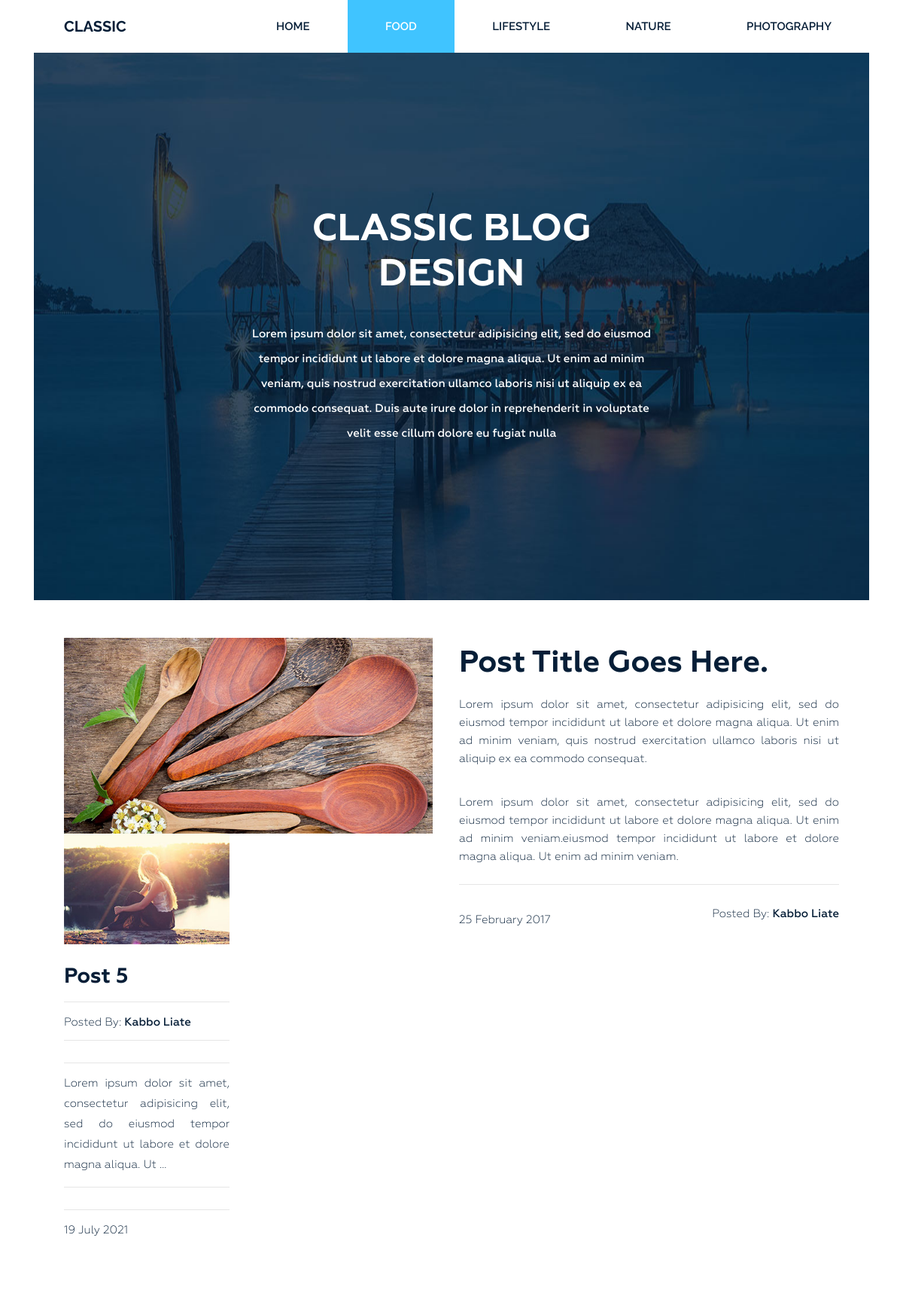
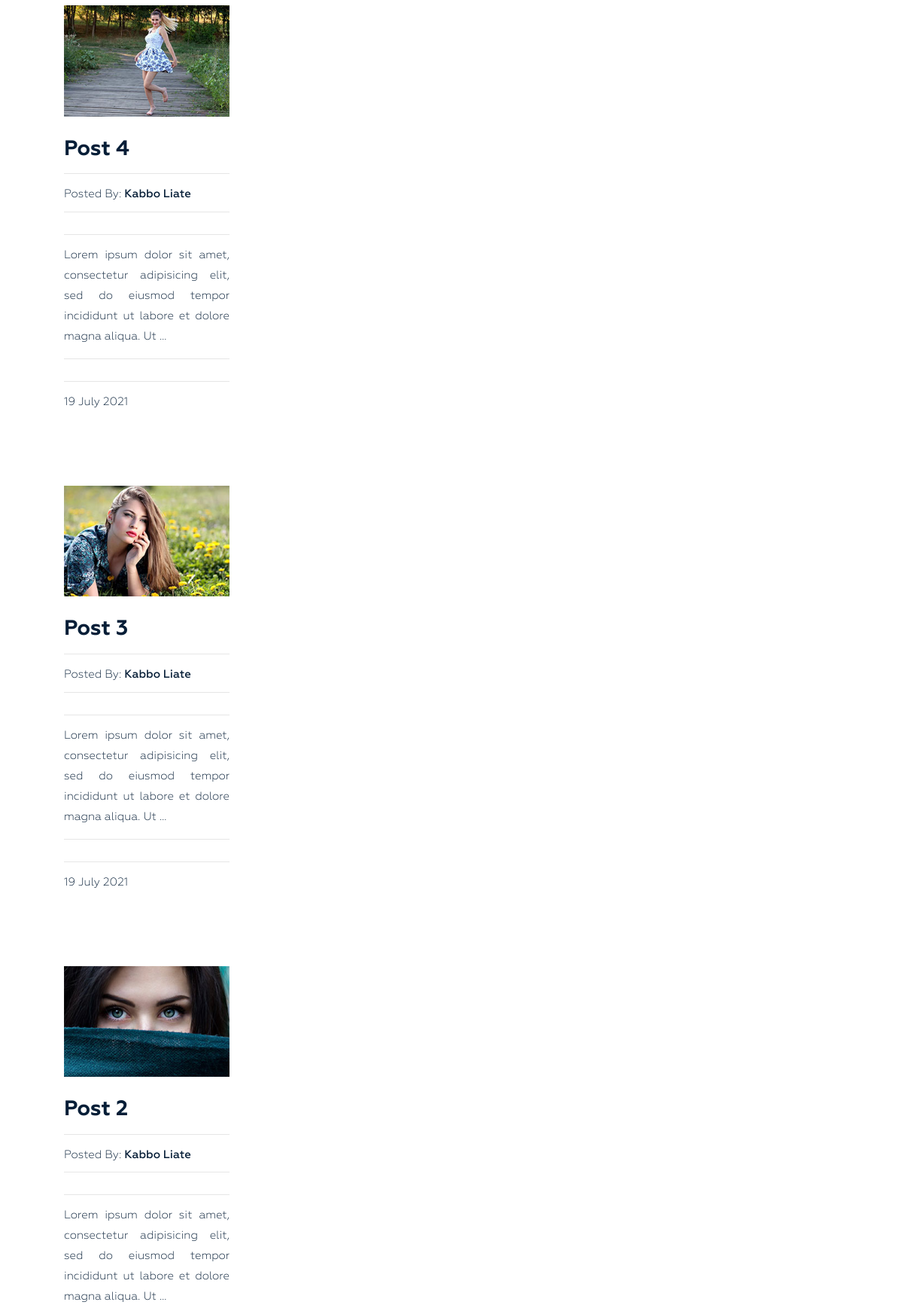
The app's page /category/food/ (upper part) with its own data (2 pictures, top to bottom).
### blog/models.py (models this page shows, shortened)
class Category(models.Model):
    title = models.CharField(max_length=50)
    slug = models.SlugField(max_length=50, unique=True)
    def __str__(self):
        return self.title
    def get_absolute_url(self):
        return reverse("category", kwargs={"slug": self.slug})
    class Meta:
        ordering = ['title']
        verbose_name_plural = 'Categories'

class Post(models.Model):
    title = models.CharField(max_length=255)
    slug = models.SlugField(max_length=255, unique=True)
    author = models.CharField(max_length=100)
    content = models.TextField(blank=True)
    created_at = models.DateTimeField(auto_now_add=True)
    photo = models.ImageField(upload_to='photos/%Y/%m/%d/', blank=True)
    views = models.IntegerField(default=0)
    category = models.ForeignKey(Category, on_delete=models.PROTECT, related_name='posts')
    tags = models.ManyToManyField(Tag, blank=True, related_name='posts')
    class Meta:
        ordering = ['-created_at']
    def get_absolute_url(self):
        return reverse("post", kwargs={"slug": self.slug})

### blog/views.py (the view)
# urls.py: path('category/<str:slug>/', PostsByCategory.as_view(), name='category'),
class PostsByCategory(ListView):
    template_name= 'blog/category.html'
    context_object_name = 'posts'
    paginate_by = 4
    allow_empty = False
    def get_queryset(self):
        return Post.objects.filter(category__slug=self.kwargs['slug'])
    def get_context_data(self, **kwargs):
        context = super().get_context_data(**kwargs)
        context['title'] = Category.objects.get(slug=self.kwargs['slug'])
        return context

### blog/templatetags/menu.py (called while the page is built)
@register.inclusion_tag('blog/menu_tpl.html')
def show_menu(menu_class='menu'):
    categories = Category.objects.all()
    return {"categories": categories, "menu_class": menu_class}

### blog/templates/blog/category.html (shortened to what this page needs)
{% extends 'base.html' %}
{% load static %}
{% block content %}
<section class="bg-text-area">
    <div class="container">
        <div class="row">
            <div class="col-md-12">
                <div class="bg-text">
                    <h3>Classic BLOG Design</h3>
                    <p>Lorem ipsum dolor sit amet, consectetur adipisicing elit, sed do eiusmod tempor incididunt ut
                        labore et dolore magna aliqua. Ut enim ad minim veniam, quis nostrud exercitation ullamco
                        laboris nisi ut aliquip ex ea commodo consequat. Duis aute irure dolor in reprehenderit in
                        voluptate velit esse cillum dolore eu fugiat nulla </p>
                </div>
            </div>
        </div>
    </div>
</section>
<section class="blog-post-area">
    <div class="container">
        <div class="row">
            <div class="blog-post-area-style">
                <div class="col-md-12">
                    <div class="single-post-big">
                        <div class="big-image">
                            <img src="{% static 'img/post-image1.jpg' %}" alt="">
                        </div>
                        <div class="big-text">
                            <h3><a href="#">Post Title Goes Here.</a></h3>
                            <p>Lorem ipsum dolor sit amet, consectetur adipisicing elit, sed do eiusmod tempor
                                incididunt ut labore et dolore magna aliqua. Ut enim ad minim veniam, quis nostrud
                                exercitation ullamco laboris nisi ut aliquip ex ea commodo consequat.</p>
                            <p>Lorem ipsum dolor sit amet, consectetur adipisicing elit, sed do eiusmod tempor
                                incididunt ut labore et dolore magna aliqua. Ut enim ad minim veniam.eiusmod tempor
                                incididunt ut labore et dolore magna aliqua. Ut enim ad minim veniam.</p>
                            <h4><span class="date">25 February 2017</span><span class="author">Posted By: <span
                                        class="author-name">Kabbo Liate</span></span>
                            </h4>
                        </div>
                    </div>
                </div>
                {% for post in posts %}
                <div class="col-md-3">
                    <div class="single-post">
                        {% if post.photo %}
                        <img src="{{ post.photo.url }}" alt="{{ post.title }}">
                        {% else %}
                        <img src="https://picsum.photos/id/1060/300/201/?blur=2" alt="{{ post.title }}">
                        {% endif %}
                        <h3><a href="{{ post.get_absolute_url }}">{{ post.title }}</a></h3>
                        <h4><span>Posted By: <span class="author-name">{{ post.author }}</span></span>
                        </h4>
                        <p>{{ post.content|truncatewords_html:20|safe }}</p>
                        <h4><span>{{ post.created_at|date:"j F Y" }}</span></h4>
                    </div>
                </div>
                {% endfor %}
            </div>
        </div>
    </div>
</section>
{% endblock content %}

### static/style.css (style rules this page uses)
.wrapper header.header .menu { margin: 0 }
.wrapper header.header .menu ul { float: right; margin: 0; padding: 0; margin-right: 4px; }
.wrapper header.header .menu ul li { display: inline-block; list-style: outside none none; margin: 0 -4px 0 0; }
.wrapper header.header .menu ul li a { color: rgb(6, 30, 55); font-family: "Raleway", sans-serif; font-size: 15px; font-weight: 600; line-height: 70px; padding: 26px 50px; text-decoration: none; text-transform: uppercase; }
.wrapper header.header .menu ul li.active a { background: #40c4ff; color: #fff; }
.wrapper section.bg-text-area .bg-text { background-image: url(img/bg-iamges.jpg); background-size: 100% 100%; padding: 205px 280px; }
.wrapper section.bg-text-area .bg-text h3 { color: #fff; font-family: Geometria; font-size: 50px; font-weight: 700; text-align: center; text-transform: uppercase; margin: 0; }
.wrapper section.bg-text-area .bg-text p { color: #fff; font-family: Geometria; font-size: 15px; font-weight: 500; line-height: 33px; margin: 32px 0 0; text-align: center; }
section.blog-post-area { margin-top: 50px; }
section.blog-post-area .big-image { float: left; width: 50%; padding-right: 35px; }
section.blog-post-area .big-text { float: right; width: 50%; padding-right: 20px; }
section.blog-post-area img { width: 100%; }
section.blog-post-area .big-text h3 { margin: 10px 0 0; }
section.blog-post-area .big-text h3 a { font-family: Geometria; font-weight: 700; font-size: 40px; color: #061e37; text-decoration: none; }
section.blog-post-area .big-text p { color: #061e37; font-family: Geometria; font-size: 15px; font-weight: 400; line-height: 24px; padding-top: 18px; text-align: justify; text-decoration: none; }
section.blog-post-area .big-text h4 { margin-top: 25px; padding-top: 30px; position: relative; }
section.blog-post-area .big-text h4::before { background: #e6e6e6 none repeat scroll 0 0; content: ""; height: 1px; position: absolute; top: 0; width: 100%; }
section.blog-post-area .single-post { padding-right: 20px; margin: 100px 0px 0px; }
section.blog-post-area h4 span { font-family: Geometria; font-weight: 400; font-size: 15px; color: #061e37; text-decoration: none; }
section.blog-post-area .big-text h4 span.author { float: right }
section.blog-post-area h4 span.author-name { font-weight: 500; }
.blog-post-area .single-post h3 a { font-family: Geometria; font-size: 28px; font-weight: 700; text-decoration: none; color: #061e37; }
.blog-post-area .single-post p { color: #061e37; font-family: Geometria; font-size: 15px; font-weight: 400; line-height: 27px; padding-top: 14px; position: relative; text-align: justify; }
.blog-post-area .single-post h4 { margin-bottom: 12px; padding-top: 10px; position: relative; }
.blog-post-area .single-post h4::before { background: #e6e6e6 none repeat scroll 0 0; content: ""; height: 1px; position: absolute; top: 0; width: 100%; }
.blog-post-area .single-post p::before { background: #e6e6e6 none repeat scroll 0 0; content: ""; height: 1px; position: absolute; top: 0; width: 100%; }
.blog-post-area .single-post h3 { margin: 25px 0 15px; }
.blog-post-area .blog-post-area-style { margin: 0 20px 0 40px; }

### records on screen
Category: title "FOOD"
Category: title "LIFESTYLE"
Category: title "NATURE"
Category: title "PHOTOGRAPHY"
Post: photo (picture), title "Post 5", author "Kabbo Liate", content "Lorem ipsum dolor sit amet, consectetur adipisicing elit, sed do eiusmod tempor incididunt ut labore et dolore magna aliqua. Ut …", created_at "19 July 2021"
Post: photo (picture), title "Post 4", author "Kabbo Liate", content "Lorem ipsum dolor sit amet, consectetur adipisicing elit, sed do eiusmod tempor incididunt ut labore et dolore magna aliqua. Ut …", created_at "19 July 2021"
Post: photo (picture), title "Post 3", author "Kabbo Liate", content "Lorem ipsum dolor sit amet, consectetur adipisicing elit, sed do eiusmod tempor incididunt ut labore et dolore magna aliqua. Ut …", created_at "19 July 2021"
Post: photo (picture), title "Post 2", author "Kabbo Liate", content "Lorem ipsum dolor sit amet, consectetur adipisicing elit, sed do eiusmod tempor incididunt ut labore et dolore magna aliqua. Ut …"
